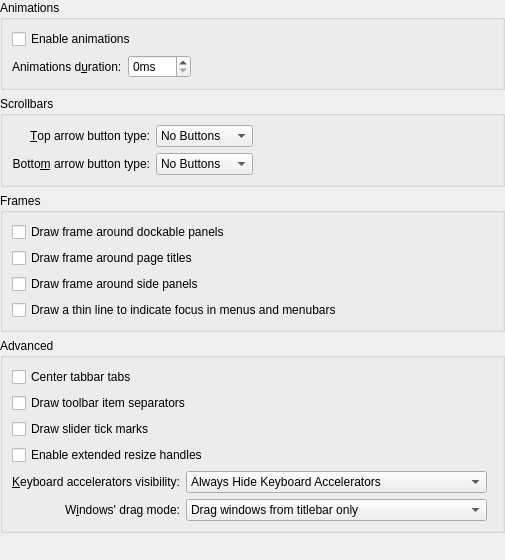
<?xml version="1.0" encoding="UTF-8"?>
<ui version="4.0">
 <class>MendaStyleConfig</class>
 <widget class="QWidget" name="MendaStyleConfig">
  <property name="geometry">
   <rect>
    <x>0</x>
    <y>0</y>
    <width>471</width>
    <height>560</height>
   </rect>
  </property>
  <layout class="QVBoxLayout" name="verticalLayout_2">
   <property name="leftMargin">
    <number>0</number>
   </property>
   <property name="topMargin">
    <number>0</number>
   </property>
   <property name="rightMargin">
    <number>0</number>
   </property>
   <property name="bottomMargin">
    <number>0</number>
   </property>
   <item>
    <widget class="QGroupBox" name="groupBox_2">
     <property name="title">
      <string>Animations</string>
     </property>
     <layout class="QGridLayout" name="gridLayout_2">
      <item row="3" column="0">
       <widget class="QLabel" name="_animationsDurationLabel">
        <property name="text">
         <string>Animations d&amp;uration:</string>
        </property>
        <property name="buddy">
         <cstring>_animationsDuration</cstring>
        </property>
       </widget>
      </item>
      <item row="3" column="1">
       <widget class="QSpinBox" name="_animationsDuration">
        <property name="suffix">
         <string>ms</string>
        </property>
        <property name="maximum">
         <number>500</number>
        </property>
       </widget>
      </item>
      <item row="3" column="2">
       <spacer name="horizontalSpacer_2">
        <property name="orientation">
         <enum>Qt::Horizontal</enum>
        </property>
        <property name="sizeHint" stdset="0">
         <size>
          <width>461</width>
          <height>20</height>
         </size>
        </property>
       </spacer>
      </item>
      <item row="2" column="0" colspan="2">
       <widget class="QCheckBox" name="_animationsEnabled">
        <property name="text">
         <string>Enable animations</string>
        </property>
       </widget>
      </item>
     </layout>
    </widget>
   </item>
   <item>
    <widget class="QGroupBox" name="groupBox">
     <property name="title">
      <string>Scrollbars</string>
     </property>
     <layout class="QGridLayout" name="gridLayout">
      <item row="0" column="0">
       <widget class="QLabel" name="_scrollBarSubLineLabel">
        <property name="text">
         <string>&amp;Top arrow button type:</string>
        </property>
        <property name="alignment">
         <set>Qt::AlignRight|Qt::AlignTrailing|Qt::AlignVCenter</set>
        </property>
        <property name="buddy">
         <cstring>_scrollBarSubLineButtons</cstring>
        </property>
       </widget>
      </item>
      <item row="0" column="1">
       <widget class="QComboBox" name="_scrollBarSubLineButtons">
        <item>
         <property name="text">
          <string>No Buttons</string>
         </property>
        </item>
        <item>
         <property name="text">
          <string>One Button</string>
         </property>
        </item>
        <item>
         <property name="text">
          <string>Two Buttons</string>
         </property>
        </item>
       </widget>
      </item>
      <item row="1" column="0">
       <widget class="QLabel" name="_scrollBarAddLineLabel">
        <property name="text">
         <string>Botto&amp;m arrow button type:</string>
        </property>
        <property name="alignment">
         <set>Qt::AlignRight|Qt::AlignTrailing|Qt::AlignVCenter</set>
        </property>
        <property name="buddy">
         <cstring>_scrollBarAddLineButtons</cstring>
        </property>
       </widget>
      </item>
      <item row="1" column="1">
       <widget class="QComboBox" name="_scrollBarAddLineButtons">
        <item>
         <property name="text">
          <string>No Buttons</string>
         </property>
        </item>
        <item>
         <property name="text">
          <string>One Button</string>
         </property>
        </item>
        <item>
         <property name="text">
          <string>Two Buttons</string>
         </property>
        </item>
       </widget>
      </item>
      <item row="0" column="2">
       <spacer name="horizontalSpacer">
        <property name="orientation">
         <enum>Qt::Horizontal</enum>
        </property>
        <property name="sizeHint" stdset="0">
         <size>
          <width>405</width>
          <height>20</height>
         </size>
        </property>
       </spacer>
      </item>
     </layout>
    </widget>
   </item>
   <item>
    <widget class="QGroupBox" name="groupBox_4">
     <property name="title">
      <string>Frames</string>
     </property>
     <layout class="QVBoxLayout" name="verticalLayout">
      <item>
       <widget class="QCheckBox" name="_dockWidgetDrawFrame">
        <property name="text">
         <string>Draw frame around dockable panels</string>
        </property>
       </widget>
      </item>
      <item>
       <widget class="QCheckBox" name="_titleWidgetDrawFrame">
        <property name="text">
         <string>Draw frame around page titles</string>
        </property>
       </widget>
      </item>
      <item>
       <widget class="QCheckBox" name="_sidePanelDrawFrame">
        <property name="text">
         <string>Draw frame around side panels</string>
        </property>
       </widget>
      </item>
      <item>
       <widget class="QCheckBox" name="_menuItemDrawThinFocus">
        <property name="text">
         <string>Draw a thin line to indicate focus in menus and menubars</string>
        </property>
       </widget>
      </item>
     </layout>
     <zorder>_sidePanelDrawFrame</zorder>
     <zorder>_dockWidgetDrawFrame</zorder>
     <zorder>_titleWidgetDrawFrame</zorder>
     <zorder>_menuItemDrawThinFocus</zorder>
    </widget>
   </item>
   <item>
    <widget class="QGroupBox" name="groupBox_3">
     <property name="title">
      <string>Advanced</string>
     </property>
     <layout class="QGridLayout" name="gridLayout_3">
      <item row="7" column="0">
       <widget class="QLabel" name="_mnemonicsLabel">
        <property name="text">
         <string>&amp;Keyboard accelerators visibility:</string>
        </property>
        <property name="alignment">
         <set>Qt::AlignRight|Qt::AlignTrailing|Qt::AlignVCenter</set>
        </property>
        <property name="buddy">
         <cstring>_mnemonicsMode</cstring>
        </property>
       </widget>
      </item>
      <item row="8" column="1" colspan="2">
       <widget class="QComboBox" name="_windowDragMode">
        <item>
         <property name="text">
          <string>Drag windows from titlebar only</string>
         </property>
        </item>
        <item>
         <property name="text">
          <string>Drag windows from titlebar, menubar and toolbars</string>
         </property>
        </item>
        <item>
         <property name="text">
          <string>Drag windows from all empty areas</string>
         </property>
        </item>
       </widget>
      </item>
      <item row="7" column="1" colspan="2">
       <widget class="QComboBox" name="_mnemonicsMode">
        <item>
         <property name="text">
          <string>Always Hide Keyboard Accelerators</string>
         </property>
        </item>
        <item>
         <property name="text">
          <string>Show Keyboard Accelerators When Needed</string>
         </property>
        </item>
        <item>
         <property name="text">
          <string>Always Show Keyboard Accelerators</string>
         </property>
        </item>
       </widget>
      </item>
      <item row="8" column="0">
       <widget class="QLabel" name="_windowDragLabel">
        <property name="sizePolicy">
         <sizepolicy hsizetype="Preferred" vsizetype="Preferred">
          <horstretch>0</horstretch>
          <verstretch>0</verstretch>
         </sizepolicy>
        </property>
        <property name="text">
         <string>W&amp;indows' drag mode:</string>
        </property>
        <property name="alignment">
         <set>Qt::AlignRight|Qt::AlignTrailing|Qt::AlignVCenter</set>
        </property>
        <property name="buddy">
         <cstring>_windowDragMode</cstring>
        </property>
       </widget>
      </item>
      <item row="7" column="3">
       <spacer name="horizontalSpacer_3">
        <property name="orientation">
         <enum>Qt::Horizontal</enum>
        </property>
        <property name="sizeHint" stdset="0">
         <size>
          <width>65</width>
          <height>20</height>
         </size>
        </property>
       </spacer>
      </item>
      <item row="6" column="0" colspan="4">
       <widget class="QCheckBox" name="_splitterProxyEnabled">
        <property name="text">
         <string>Enable extended resize handles</string>
        </property>
       </widget>
      </item>
      <item row="3" column="0" colspan="4">
       <widget class="QCheckBox" name="_sliderDrawTickMarks">
        <property name="text">
         <string>Draw slider tick marks</string>
        </property>
       </widget>
      </item>
      <item row="1" column="0" colspan="4">
       <widget class="QCheckBox" name="_toolBarDrawItemSeparator">
        <property name="text">
         <string>Draw toolbar item separators</string>
        </property>
       </widget>
      </item>
      <item row="0" column="0" colspan="4">
       <widget class="QCheckBox" name="_tabBarDrawCenteredTabs">
        <property name="text">
         <string>Center tabbar tabs</string>
        </property>
       </widget>
      </item>
     </layout>
    </widget>
   </item>
   <item>
    <spacer name="verticalSpacer">
     <property name="orientation">
      <enum>Qt::Vertical</enum>
     </property>
     <property name="sizeHint" stdset="0">
      <size>
       <width>20</width>
       <height>40</height>
      </size>
     </property>
    </spacer>
   </item>
  </layout>
 </widget>
 <tabstops>
  <tabstop>_animationsEnabled</tabstop>
  <tabstop>_animationsDuration</tabstop>
  <tabstop>_scrollBarSubLineButtons</tabstop>
  <tabstop>_scrollBarAddLineButtons</tabstop>
  <tabstop>_dockWidgetDrawFrame</tabstop>
  <tabstop>_titleWidgetDrawFrame</tabstop>
  <tabstop>_sidePanelDrawFrame</tabstop>
  <tabstop>_toolBarDrawItemSeparator</tabstop>
  <tabstop>_sliderDrawTickMarks</tabstop>
  <tabstop>_splitterProxyEnabled</tabstop>
  <tabstop>_mnemonicsMode</tabstop>
  <tabstop>_windowDragMode</tabstop>
 </tabstops>
 <resources/>
 <connections/>
</ui>
